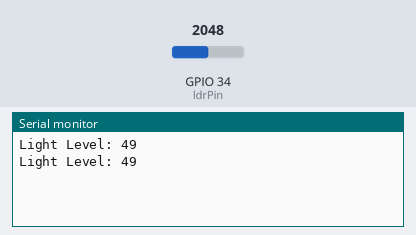
A sketch run on a simulated ESP32. Shown: the last lines printed to the serial monitor. Inputs (shaded band) come from the test bench; at power-on: GPIO 34 (ldrPin) = 2048.

Above: at 1.8 s.
1.9 s: GPIO 34 (ldrPin) set to 2866
At 2.8 s:
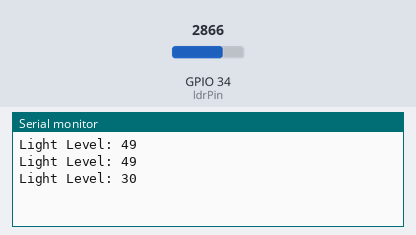
3.4 s: GPIO 34 (ldrPin) set to 3603
At 4.4 s:
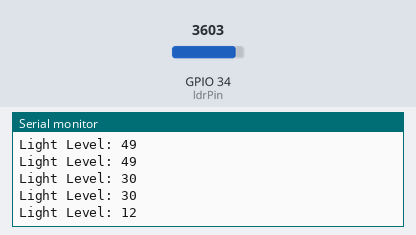
Timing chart, 0 to 6.4 s (numbered marks = the images above; inputs shaded):
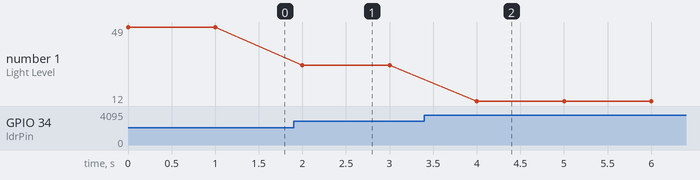

Measured:
- after the input at 1.9 s, the serial monitor: prints a new line after 0.10 s (image 1)
- after the input at 3.4 s, the serial monitor: prints a new line after 0.60 s (image 2)
- plotted number 1: 49 → 30 after the input at 1.9 s, 30 → 12 after the input at 3.4 s

The sketch:

1ldr.ino
```cpp
const int ldrPin = 34; // LDR connected to pin 34

void setup() {
  Serial.begin(115200);
}

void loop() {
  int ldrValue = analogRead(ldrPin); // Read the LDR value
  int lightLevel = map(abs(ldrValue - 4095), 0, 4095, 0, 100); // Map the value to a range of 0-100

  Serial.print("Light Level: ");
  Serial.println(lightLevel);

  delay(1000); // Delay for stability, adjust as needed
}
```
